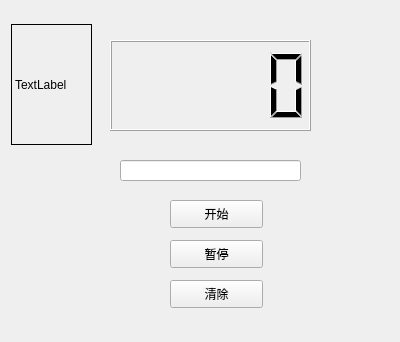
<?xml version="1.0" encoding="UTF-8"?>
<ui version="4.0">
 <class>Widget</class>
 <widget class="QWidget" name="Widget">
  <property name="geometry">
   <rect>
    <x>0</x>
    <y>0</y>
    <width>400</width>
    <height>342</height>
   </rect>
  </property>
  <property name="windowTitle">
   <string>Widget</string>
  </property>
  <widget class="QLCDNumber" name="lcdNumber">
   <property name="geometry">
    <rect>
     <x>110</x>
     <y>40</y>
     <width>201</width>
     <height>91</height>
    </rect>
   </property>
  </widget>
  <widget class="QLineEdit" name="lineEdit">
   <property name="geometry">
    <rect>
     <x>120</x>
     <y>160</y>
     <width>181</width>
     <height>21</height>
    </rect>
   </property>
  </widget>
  <widget class="QPushButton" name="startBtn">
   <property name="geometry">
    <rect>
     <x>170</x>
     <y>200</y>
     <width>93</width>
     <height>28</height>
    </rect>
   </property>
   <property name="text">
    <string>开始</string>
   </property>
  </widget>
  <widget class="QPushButton" name="stopBtn">
   <property name="geometry">
    <rect>
     <x>170</x>
     <y>240</y>
     <width>93</width>
     <height>28</height>
    </rect>
   </property>
   <property name="text">
    <string>暂停</string>
   </property>
  </widget>
  <widget class="QPushButton" name="cleanBtn">
   <property name="geometry">
    <rect>
     <x>170</x>
     <y>280</y>
     <width>93</width>
     <height>28</height>
    </rect>
   </property>
   <property name="text">
    <string>清除</string>
   </property>
  </widget>
  <widget class="QLabel" name="label">
   <property name="geometry">
    <rect>
     <x>11</x>
     <y>24</y>
     <width>81</width>
     <height>121</height>
    </rect>
   </property>
   <property name="frameShape">
    <enum>QFrame::Box</enum>
   </property>
   <property name="text">
    <string>TextLabel</string>
   </property>
  </widget>
 </widget>
 <layoutdefault spacing="6" margin="11"/>
 <resources/>
 <connections/>
</ui>
